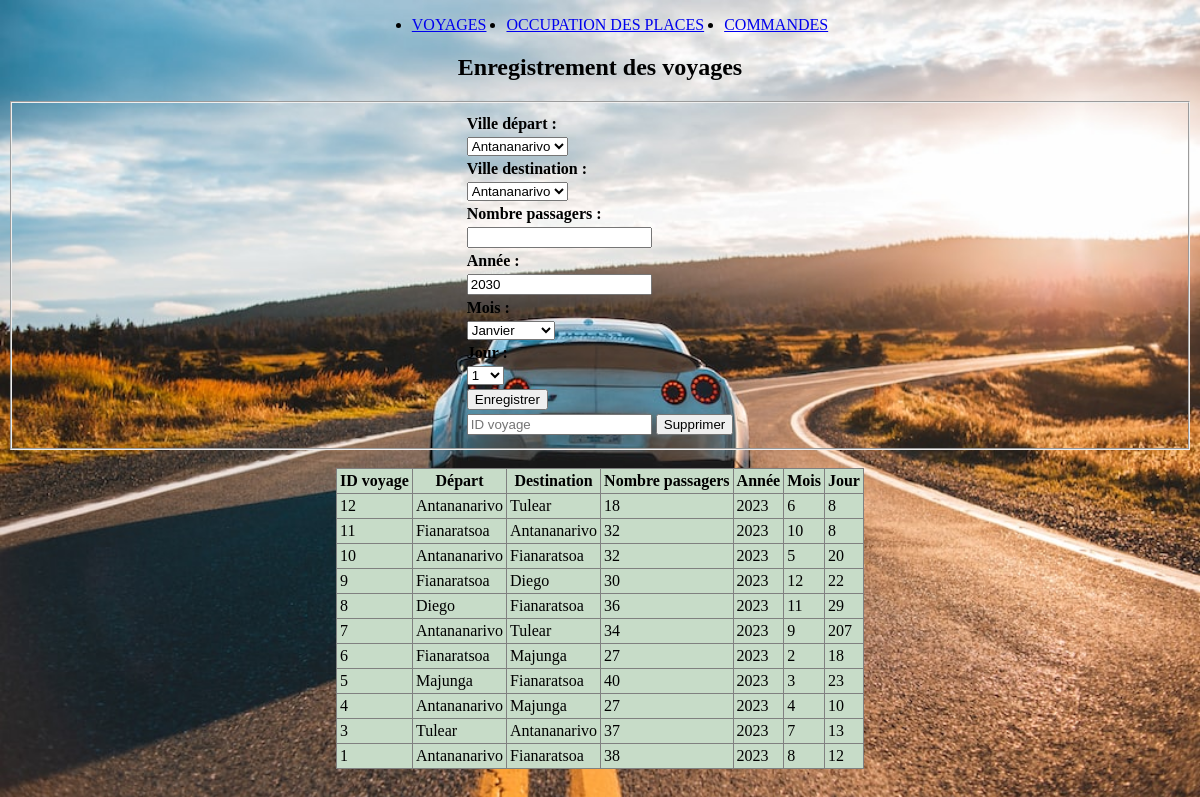
The page / on the database its author committed.
### tables this page shows
CREATE TABLE IF NOT EXISTS `voyage` (
  `idvoy` int(11) NOT NULL AUTO_INCREMENT,
  `villedep` varchar(60) NOT NULL,
  `villedest` varchar(60) NOT NULL,
  `nbpassagers` smallint(6) NOT NULL,
  `jour` smallint(6) NOT NULL,
  `mois` smallint(6) NOT NULL,
  `annee` smallint(6) NOT NULL,
  PRIMARY KEY (`idvoy`)
);

### index.php (the view, shortened to what this page needs)
<?php
$servername = "localhost";
$username = "root";
$password = "";
$dbname = "dbvoyageurs";
$conn = mysqli_connect($servername, $username, $password, $dbname);
?>
<?php
$mess='';
?>
<!DOCTYPE html>
<html>
<head>
	<link rel="stylesheet" type="text/css" href="cssfil.css">
</head>
<body>
	<div align="center">
	<nav>
          <ul>
               <li><a href="requetes.php">VOYAGES</a></li>
               <li><a href="occupation.php">OCCUPATION DES PLACES</a></li>
               <li><a href="commande.php">COMMANDES</a></li>
          </ul>
     </nav>
          <h2 >Enregistrement des voyages</h2>
	<form action="<?php echo htmlspecialchars($_SERVER["PHP_SELF"]) ?>" method="POST">
     <fieldset >
	<table >
	<tr><td><?php print $mess;?></td></tr>
	<tr><td><b>Ville départ :</b></td></tr>
	<tr><td><select name="villedep" id="villedep"  >
         <option  value="Antananarivo">Antananarivo</option>
     </select></td></tr>
	<tr><td><b>Ville destination :</b></td></tr>
	<tr><td><select name="villedest" id="villedest"  >
     <option  value="Antananarivo">Antananarivo</option>
     </select></td></tr>
	<tr><td><b>Nombre passagers :</b></td></tr>
		<tr><td><input type="number" name="nbp" min="1"></td></tr>
     <tr><td><b>Année :</b></td></tr>
		<tr><td><input type="number" name="annee" min="2023"value="2030"></td></tr>
     <tr><td><b>Mois :</b></td></tr>
	<tr><td><select name="mois" id="mois"  >
         <option  value="1">Janvier</option>
     </select></td></tr>
     <tr><td><b>Jour :</b></td></tr>
	<tr><td><select name="jour" id="jour"  >
         <option  value="1">1</option>
     </select></td></tr>
	<tr><td><input type="submit" name="badd" value="Enregistrer" ></td></tr>
	<tr><td><input type="number" name="idvoy" min="1" placeholder="ID voyage"></td>
	<td><input type="submit" name="bsup" value="Supprimer" ></td></tr>
	</table>
     </fieldset >
	</form>
	<br>
		<?php
	     $rq=mysqli_query($conn,"select * from voyage order by idvoy desc");
	print'<table border="1" class="tab"><tr><th>ID voyage</th><th>Départ</th>
	<th>Destination</th><th>Nombre passagers</th><th>Année</th><th>Mois</th><th>Jour</th></tr>';
	     while($rst=mysqli_fetch_assoc($rq)){
	        $idvoy=$rst['idvoy'];
	        $villedep=$rst['villedep'];
	        $villedest=$rst['villedest'];
	        $nbpassagers=$rst['nbpassagers'];
	        $annee=$rst['annee'];
	        $mois=$rst['mois'];
	        $jour=$rst['jour'];
	         print"<tr>";
	         echo"<td>$idvoy</td>";
	         echo"<td>$villedep</td>";
	         echo"<td>$villedest</td>";
	         echo"<td>$nbpassagers</td>";
	         echo"<td>$annee</td>";
	         echo"<td>$mois</td>";
	         echo"<td>$jour</td>";
	         print"</tr>";
	     }
	   print'</table>';
	?>
	</div>
</body>
</html>

### cssfil.css (style rules this page uses)
body { background: url('Voitures.jpg.jpg'); background-size: cover; background-repeat: no-repeat; }
.tab td,th { background-color: rgb(199, 220, 200); padding: 3px; }
.tab { border-collapse: collapse; }
ul { display:flex; justify-content:center; }
li { margin:0 10px; }

### rows shown on the page
voyage: idvoy "12", villedep "Antananarivo", villedest "Tulear", nbpassagers "18", annee "2023", mois "6", jour "8"
voyage: idvoy "11", villedep "Fianaratsoa", villedest "Antananarivo", nbpassagers "32", annee "2023", mois "10", jour "8"
voyage: idvoy "10", villedep "Antananarivo", villedest "Fianaratsoa", nbpassagers "32", annee "2023", mois "5", jour "20"
voyage: idvoy "9", villedep "Fianaratsoa", villedest "Diego", nbpassagers "30", annee "2023", mois "12", jour "22"
voyage: idvoy "8", villedep "Diego", villedest "Fianaratsoa", nbpassagers "36", annee "2023", mois "11", jour "29"
voyage: idvoy "7", villedep "Antananarivo", villedest "Tulear", nbpassagers "34", annee "2023", mois "9", jour "207"
voyage: idvoy "6", villedep "Fianaratsoa", villedest "Majunga", nbpassagers "27", annee "2023", mois "2", jour "18"
voyage: idvoy "5", villedep "Majunga", villedest "Fianaratsoa", nbpassagers "40", annee "2023", mois "3", jour "23"
voyage: idvoy "4", villedep "Antananarivo", villedest "Majunga", nbpassagers "27", annee "2023", mois "4", jour "10"
voyage: idvoy "3", villedep "Tulear", villedest "Antananarivo", nbpassagers "37", annee "2023", mois "7", jour "13"
voyage: idvoy "1", villedep "Antananarivo", villedest "Fianaratsoa", nbpassagers "38", annee "2023", mois "8", jour "12"
